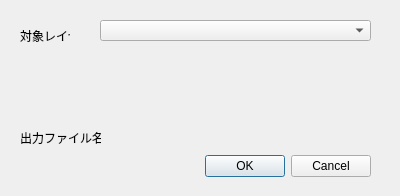
<?xml version="1.0" encoding="UTF-8"?>
<ui version="4.0">
 <class>CSVOutputDialog</class>
 <widget class="QDialog" name="CSVOutputDialog">
  <property name="geometry">
   <rect>
    <x>0</x>
    <y>0</y>
    <width>400</width>
    <height>196</height>
   </rect>
  </property>
  <property name="windowTitle">
   <string>CSV出力</string>
  </property>
  <widget class="QDialogButtonBox" name="buttonBox">
   <property name="geometry">
    <rect>
     <x>30</x>
     <y>150</y>
     <width>341</width>
     <height>32</height>
    </rect>
   </property>
   <property name="orientation">
    <enum>Qt::Horizontal</enum>
   </property>
   <property name="standardButtons">
    <set>QDialogButtonBox::Cancel|QDialogButtonBox::Ok</set>
   </property>
  </widget>
  <widget class="QgsMapLayerComboBox" name="mMapLayerComboBox">
   <property name="geometry">
    <rect>
     <x>100</x>
     <y>20</y>
     <width>271</width>
     <height>21</height>
    </rect>
   </property>
  </widget>
  <widget class="QLabel" name="label">
   <property name="geometry">
    <rect>
     <x>20</x>
     <y>30</y>
     <width>50</width>
     <height>12</height>
    </rect>
   </property>
   <property name="text">
    <string>対象レイヤ</string>
   </property>
  </widget>
  <widget class="QgsFileWidget" name="mQgsFileWidget">
   <property name="geometry">
    <rect>
     <x>110</x>
     <y>120</y>
     <width>261</width>
     <height>27</height>
    </rect>
   </property>
  </widget>
  <widget class="QLabel" name="label_2">
   <property name="geometry">
    <rect>
     <x>20</x>
     <y>130</y>
     <width>81</width>
     <height>16</height>
    </rect>
   </property>
   <property name="text">
    <string>出力ファイル名</string>
   </property>
  </widget>
 </widget>
 <customwidgets>
  <customwidget>
   <class>QgsFileWidget</class>
   <extends>QWidget</extends>
   <header>qgsfilewidget.h</header>
  </customwidget>
  <customwidget>
   <class>QgsMapLayerComboBox</class>
   <extends>QComboBox</extends>
   <header>qgsmaplayercombobox.h</header>
  </customwidget>
 </customwidgets>
 <resources/>
 <connections>
  <connection>
   <sender>buttonBox</sender>
   <signal>accepted()</signal>
   <receiver>CSVOutputDialog</receiver>
   <slot>accept()</slot>
   <hints>
    <hint type="sourcelabel">
     <x>248</x>
     <y>254</y>
    </hint>
    <hint type="destinationlabel">
     <x>157</x>
     <y>274</y>
    </hint>
   </hints>
  </connection>
  <connection>
   <sender>buttonBox</sender>
   <signal>rejected()</signal>
   <receiver>CSVOutputDialog</receiver>
   <slot>reject()</slot>
   <hints>
    <hint type="sourcelabel">
     <x>316</x>
     <y>260</y>
    </hint>
    <hint type="destinationlabel">
     <x>286</x>
     <y>274</y>
    </hint>
   </hints>
  </connection>
 </connections>
</ui>
